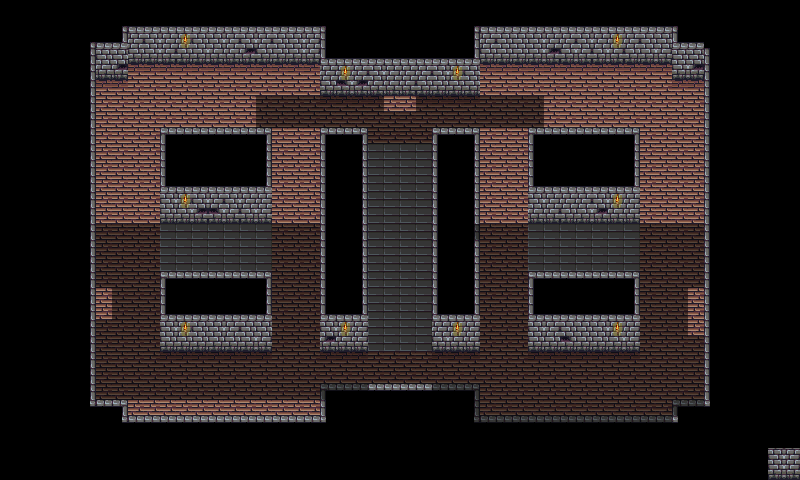

This is a level from a 2D game, rendered from its Tiled map with the project's own tilesets. A one-line summary and the map file follow, with tile-layer data summarised:
An orthogonal 50x30 tile map with 16x16 px tiles, 10 tile layers (Ground, PhaseWalls, Walls, BottomWalls, ...), 3 tilesets and 16 objects.

<map version="1.10" tiledversion="1.11.2" orientation="orthogonal" renderorder="right-down" width="50" height="30" tilewidth="16" tileheight="16" infinite="0" nextlayerid="14" nextobjectid="28">
 <properties>
  <property name="unity:SortingLayer" value="Walls" />
  <property name="unity:SortingOrder" value="10" />
  <property name="unity:layer" value="IgnoreProjectile" />
 </properties>
 <tileset firstgid="1" source="../../Tilesets/SpriteSheetGeneral.tsx" />
 <tileset firstgid="109" source="../../Tilesets/Doors.tsx" />
 <tileset firstgid="133" source="../../Tilesets/NewWalls.tsx" />
 <layer id="1" name="Ground" width="50" height="30">
  <properties>
   <property name="unity:SortingLayer" value="Ground" />
  </properties>
  <data>[1500 cells, 594 non-empty, 9 distinct tile ids]</data>
 </layer>
 <layer id="11" name="PhaseWalls" width="50" height="30">
  <properties>
   <property name="unity:SortingLayer" value="Walls" />
   <property name="unity:layer" value="IgnoreProjectile" />
  </properties>
  <data>[1500 cells, 80 non-empty, 2 distinct tile ids]</data>
 </layer>
 <layer id="2" name="Walls" width="50" height="30">
  <properties>
   <property name="unity:SortingLayer" value="Walls" />
   <property name="unity:layer" value="Wall" />
  </properties>
  <data>[1500 cells, 517 non-empty, 12 distinct tile ids]</data>
 </layer>
 <layer id="3" name="BottomWalls" width="50" height="30">
  <properties>
   <property name="unity:SortingLayer" value="Entities" />
   <property name="unity:SortingOrder" type="int" value="100" />
   <property name="unity:layer" value="IgnorePlayer" />
  </properties>
  <data>[1500 cells, 80 non-empty, 3 distinct tile ids]</data>
 </layer>
 <layer id="4" name="WestExit" width="50" height="30">
  <properties>
   <property name="unity:SortingLayer" value="Entities" />
   <property name="unity:SortingOrder" type="int" value="101" />
   <property name="unity:layer" value="Wall" />
  </properties>
  <data>[1500 cells, 30 non-empty, 2 distinct tile ids]</data>
 </layer>
 <layer id="5" name="EastExit" width="50" height="30">
  <properties>
   <property name="unity:SortingLayer" value="Entities" />
   <property name="unity:SortingOrder" type="int" value="101" />
   <property name="unity:layer" value="Wall" />
  </properties>
  <data>[1500 cells, 30 non-empty, 2 distinct tile ids]</data>
 </layer>
 <layer id="6" name="SouthExit" width="50" height="30">
  <properties>
   <property name="unity:SortingLayer" value="Entities" />
   <property name="unity:SortingOrder" type="int" value="100" />
   <property name="unity:layer" value="Wall" />
  </properties>
  <data>[1500 cells, 21 non-empty, 2 distinct tile ids]</data>
 </layer>
 <layer id="7" name="NorthExit" width="50" height="30">
  <properties>
   <property name="unity:SortingLayer" value="Walls" />
   <property name="unity:SortingOrder" type="int" value="10" />
   <property name="unity:layer" value="Wall" />
  </properties>
  <data>[1500 cells, 16 non-empty, 3 distinct tile ids]</data>
 </layer>
 <layer id="12" name="NorthPhaseWall" width="50" height="30">
  <properties>
   <property name="unity:SortingLayer" value="Walls" />
   <property name="unity:SortingOrder" value="10" />
   <property name="unity:layer" value="IgnoreProjectile" />
  </properties>
  <data>[1500 cells, 2 non-empty, 1 distinct tile ids]</data>
 </layer>
 <layer id="8" name="EntryCollider" width="50" height="30" opacity="0.5">
  <properties>
   <property name="unity:IsTrigger" type="bool" value="true" />
   <property name="unity:ignore" value="Visual" />
   <property name="unity:layer" value="ZoneCollider" />
  </properties>
  <data>[1500 cells, 378 non-empty, 1 distinct tile ids]</data>
 </layer>
 <objectgroup id="9" name="Doors">
  <object id="1" template="../../Templates/02_Door_Side.tx" x="80" y="320">
   <properties>
    <property name="SetDirection" value="West" />
   </properties>
  </object>
  <object id="2" template="../../Templates/02_Door_Side.tx" x="704" y="320" />
  <object id="3" template="../../Templates/02_Door_Top.tx" x="384" y="416" />
  <object id="5" template="../../Templates/02_Door_Top.tx" x="384" y="96">
   <properties>
    <property name="SetDirection" value="North" />
   </properties>
  </object>
  <object id="6" template="../../Templates/Spawner.tx" x="112" y="192" />
  <object id="7" template="../../Templates/Spawner.tx" x="112" y="112" />
  <object id="8" template="../../Templates/Spawner.tx" x="192" y="112" />
  <object id="9" template="../../Templates/Spawner.tx" x="576" y="112" />
  <object id="10" template="../../Templates/Spawner.tx" x="656" y="112" />
  <object id="12" template="../../Templates/Spawner.tx" x="656" y="176" />
  <object id="20" template="../../Templates/Spawner.tx" x="528" y="384" />
  <object id="22" template="../../Templates/Spawner.tx" x="624" y="384" />
  <object id="23" template="../../Templates/Spawner.tx" x="176" y="384" />
  <object id="25" template="../../Templates/Spawner.tx" x="256" y="384" />
  <object id="26" template="../../Templates/Spawner.tx" x="576" y="256" />
  <object id="27" template="../../Templates/Spawner.tx" x="208" y="256" />
 </objectgroup>
</map>
